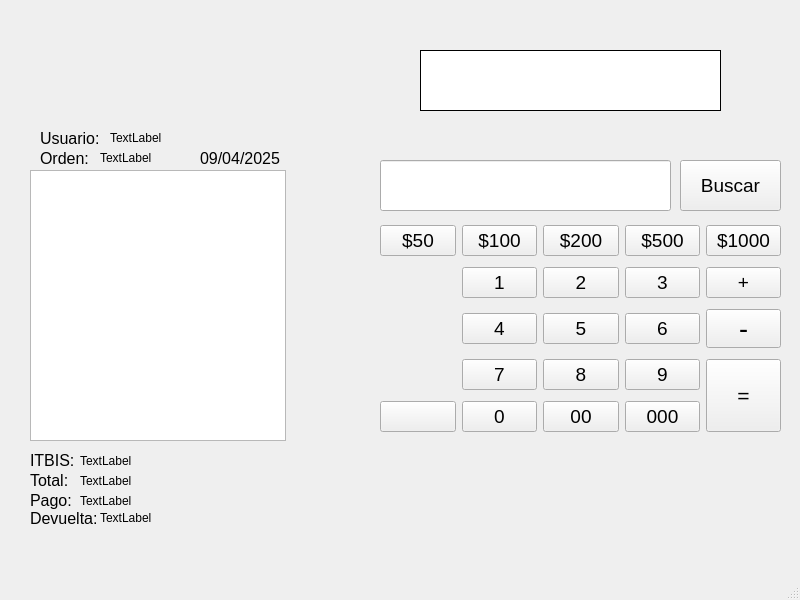
<?xml version="1.0" encoding="UTF-8"?>
<ui version="4.0">
 <class>MainWindow</class>
 <widget class="QMainWindow" name="MainWindow">
  <property name="geometry">
   <rect>
    <x>0</x>
    <y>0</y>
    <width>800</width>
    <height>600</height>
   </rect>
  </property>
  <property name="windowTitle">
   <string>MainWindow</string>
  </property>
  <widget class="QWidget" name="centralwidget">
   <widget class="QWidget" name="gridLayoutWidget">
    <property name="geometry">
     <rect>
      <x>380</x>
      <y>220</y>
      <width>401</width>
      <height>218</height>
     </rect>
    </property>
    <layout class="QGridLayout" name="gridLayout">
     <item row="4" column="3">
      <widget class="QPushButton" name="btn_000">
       <property name="font">
        <font>
         <pointsize>14</pointsize>
        </font>
       </property>
       <property name="text">
        <string>000</string>
       </property>
      </widget>
     </item>
     <item row="4" column="1">
      <widget class="QPushButton" name="btn_0">
       <property name="font">
        <font>
         <pointsize>14</pointsize>
        </font>
       </property>
       <property name="text">
        <string>0</string>
       </property>
      </widget>
     </item>
     <item row="3" column="4" rowspan="2">
      <widget class="QPushButton" name="btn_igual">
       <property name="sizePolicy">
        <sizepolicy hsizetype="MinimumExpanding" vsizetype="MinimumExpanding">
         <horstretch>0</horstretch>
         <verstretch>0</verstretch>
        </sizepolicy>
       </property>
       <property name="font">
        <font>
         <pointsize>16</pointsize>
        </font>
       </property>
       <property name="text">
        <string>=</string>
       </property>
      </widget>
     </item>
     <item row="2" column="2">
      <widget class="QPushButton" name="btn_5">
       <property name="font">
        <font>
         <pointsize>14</pointsize>
        </font>
       </property>
       <property name="text">
        <string>5</string>
       </property>
      </widget>
     </item>
     <item row="1" column="2">
      <widget class="QPushButton" name="btn_2">
       <property name="font">
        <font>
         <pointsize>14</pointsize>
        </font>
       </property>
       <property name="text">
        <string>2</string>
       </property>
      </widget>
     </item>
     <item row="2" column="1">
      <widget class="QPushButton" name="btn_4">
       <property name="font">
        <font>
         <pointsize>14</pointsize>
        </font>
       </property>
       <property name="text">
        <string>4</string>
       </property>
      </widget>
     </item>
     <item row="1" column="3">
      <widget class="QPushButton" name="btn_3">
       <property name="font">
        <font>
         <pointsize>14</pointsize>
        </font>
       </property>
       <property name="text">
        <string>3</string>
       </property>
      </widget>
     </item>
     <item row="2" column="3">
      <widget class="QPushButton" name="btn_6">
       <property name="font">
        <font>
         <pointsize>14</pointsize>
        </font>
       </property>
       <property name="text">
        <string>6</string>
       </property>
      </widget>
     </item>
     <item row="3" column="2">
      <widget class="QPushButton" name="btn_8">
       <property name="font">
        <font>
         <pointsize>14</pointsize>
        </font>
       </property>
       <property name="text">
        <string>8</string>
       </property>
      </widget>
     </item>
     <item row="1" column="4">
      <widget class="QPushButton" name="btn_suma">
       <property name="font">
        <font>
         <pointsize>14</pointsize>
        </font>
       </property>
       <property name="text">
        <string>+</string>
       </property>
      </widget>
     </item>
     <item row="0" column="0">
      <widget class="QPushButton" name="btn_valor_1">
       <property name="font">
        <font>
         <pointsize>14</pointsize>
        </font>
       </property>
       <property name="text">
        <string>$50</string>
       </property>
      </widget>
     </item>
     <item row="0" column="4">
      <widget class="QPushButton" name="btn_valor_5">
       <property name="font">
        <font>
         <pointsize>14</pointsize>
        </font>
       </property>
       <property name="text">
        <string>$1000</string>
       </property>
      </widget>
     </item>
     <item row="1" column="1">
      <widget class="QPushButton" name="btn_1">
       <property name="font">
        <font>
         <pointsize>14</pointsize>
        </font>
       </property>
       <property name="text">
        <string>1</string>
       </property>
      </widget>
     </item>
     <item row="0" column="3">
      <widget class="QPushButton" name="btn_valor_4">
       <property name="font">
        <font>
         <pointsize>14</pointsize>
        </font>
       </property>
       <property name="text">
        <string>$500</string>
       </property>
      </widget>
     </item>
     <item row="4" column="0">
      <widget class="QPushButton" name="btn_borrar">
       <property name="font">
        <font>
         <pointsize>14</pointsize>
        </font>
       </property>
       <property name="text">
        <string/>
       </property>
       <property name="icon">
        <iconset>
         <normaloff>elimina.png</normaloff>elimina.png</iconset>
       </property>
       <property name="iconSize">
        <size>
         <width>30</width>
         <height>24</height>
        </size>
       </property>
      </widget>
     </item>
     <item row="0" column="1">
      <widget class="QPushButton" name="btn_valor_2">
       <property name="font">
        <font>
         <pointsize>14</pointsize>
        </font>
       </property>
       <property name="text">
        <string>$100</string>
       </property>
      </widget>
     </item>
     <item row="0" column="2">
      <widget class="QPushButton" name="btn_valor_3">
       <property name="font">
        <font>
         <pointsize>14</pointsize>
        </font>
       </property>
       <property name="text">
        <string>$200</string>
       </property>
      </widget>
     </item>
     <item row="3" column="1">
      <widget class="QPushButton" name="btn_7">
       <property name="font">
        <font>
         <pointsize>14</pointsize>
        </font>
       </property>
       <property name="text">
        <string>7</string>
       </property>
      </widget>
     </item>
     <item row="2" column="4">
      <widget class="QPushButton" name="btn_resta">
       <property name="font">
        <font>
         <pointsize>20</pointsize>
        </font>
       </property>
       <property name="text">
        <string>-</string>
       </property>
      </widget>
     </item>
     <item row="4" column="2">
      <widget class="QPushButton" name="btn_00">
       <property name="font">
        <font>
         <pointsize>14</pointsize>
        </font>
       </property>
       <property name="text">
        <string>00</string>
       </property>
      </widget>
     </item>
     <item row="3" column="3">
      <widget class="QPushButton" name="btn_9">
       <property name="font">
        <font>
         <pointsize>14</pointsize>
        </font>
       </property>
       <property name="text">
        <string>9</string>
       </property>
      </widget>
     </item>
    </layout>
   </widget>
   <widget class="QLineEdit" name="input_buscar">
    <property name="geometry">
     <rect>
      <x>380</x>
      <y>160</y>
      <width>291</width>
      <height>51</height>
     </rect>
    </property>
   </widget>
   <widget class="QPushButton" name="btn_buscar">
    <property name="geometry">
     <rect>
      <x>680</x>
      <y>160</y>
      <width>101</width>
      <height>51</height>
     </rect>
    </property>
    <property name="font">
     <font>
      <pointsize>14</pointsize>
     </font>
    </property>
    <property name="text">
     <string>Buscar</string>
    </property>
    <property name="iconSize">
     <size>
      <width>30</width>
      <height>24</height>
     </size>
    </property>
   </widget>
   <widget class="QListView" name="lista_articulo">
    <property name="geometry">
     <rect>
      <x>30</x>
      <y>170</y>
      <width>256</width>
      <height>271</height>
     </rect>
    </property>
   </widget>
   <widget class="QLabel" name="label">
    <property name="geometry">
     <rect>
      <x>40</x>
      <y>130</y>
      <width>71</width>
      <height>16</height>
     </rect>
    </property>
    <property name="font">
     <font>
      <pointsize>12</pointsize>
     </font>
    </property>
    <property name="text">
     <string>Usuario:</string>
    </property>
   </widget>
   <widget class="QLabel" name="label_2">
    <property name="geometry">
     <rect>
      <x>40</x>
      <y>150</y>
      <width>61</width>
      <height>16</height>
     </rect>
    </property>
    <property name="font">
     <font>
      <pointsize>12</pointsize>
     </font>
    </property>
    <property name="text">
     <string>Orden:</string>
    </property>
   </widget>
   <widget class="QLabel" name="label_3">
    <property name="geometry">
     <rect>
      <x>30</x>
      <y>450</y>
      <width>47</width>
      <height>20</height>
     </rect>
    </property>
    <property name="font">
     <font>
      <pointsize>12</pointsize>
     </font>
    </property>
    <property name="text">
     <string>ITBIS:</string>
    </property>
   </widget>
   <widget class="QLabel" name="label_4">
    <property name="geometry">
     <rect>
      <x>30</x>
      <y>470</y>
      <width>51</width>
      <height>21</height>
     </rect>
    </property>
    <property name="font">
     <font>
      <pointsize>12</pointsize>
     </font>
    </property>
    <property name="text">
     <string>Total:</string>
    </property>
   </widget>
   <widget class="QLabel" name="fecha">
    <property name="geometry">
     <rect>
      <x>200</x>
      <y>150</y>
      <width>91</width>
      <height>16</height>
     </rect>
    </property>
    <property name="font">
     <font>
      <pointsize>12</pointsize>
     </font>
    </property>
    <property name="text">
     <string>09/04/2025</string>
    </property>
   </widget>
   <widget class="QLabel" name="label_6">
    <property name="geometry">
     <rect>
      <x>30</x>
      <y>510</y>
      <width>71</width>
      <height>16</height>
     </rect>
    </property>
    <property name="font">
     <font>
      <pointsize>12</pointsize>
     </font>
    </property>
    <property name="text">
     <string>Devuelta:</string>
    </property>
   </widget>
   <widget class="QLabel" name="label_7">
    <property name="geometry">
     <rect>
      <x>30</x>
      <y>490</y>
      <width>51</width>
      <height>21</height>
     </rect>
    </property>
    <property name="font">
     <font>
      <pointsize>12</pointsize>
     </font>
    </property>
    <property name="text">
     <string>Pago:</string>
    </property>
   </widget>
   <widget class="QLabel" name="itbis">
    <property name="geometry">
     <rect>
      <x>80</x>
      <y>450</y>
      <width>81</width>
      <height>21</height>
     </rect>
    </property>
    <property name="text">
     <string>TextLabel</string>
    </property>
   </widget>
   <widget class="QLabel" name="total">
    <property name="geometry">
     <rect>
      <x>80</x>
      <y>470</y>
      <width>81</width>
      <height>21</height>
     </rect>
    </property>
    <property name="text">
     <string>TextLabel</string>
    </property>
   </widget>
   <widget class="QLabel" name="pago">
    <property name="geometry">
     <rect>
      <x>80</x>
      <y>490</y>
      <width>61</width>
      <height>21</height>
     </rect>
    </property>
    <property name="text">
     <string>TextLabel</string>
    </property>
   </widget>
   <widget class="QLabel" name="devuelta">
    <property name="geometry">
     <rect>
      <x>100</x>
      <y>510</y>
      <width>71</width>
      <height>16</height>
     </rect>
    </property>
    <property name="text">
     <string>TextLabel</string>
    </property>
   </widget>
   <widget class="QLabel" name="nombre_usuario">
    <property name="geometry">
     <rect>
      <x>110</x>
      <y>130</y>
      <width>71</width>
      <height>16</height>
     </rect>
    </property>
    <property name="text">
     <string>TextLabel</string>
    </property>
   </widget>
   <widget class="QLabel" name="no_orden">
    <property name="geometry">
     <rect>
      <x>100</x>
      <y>150</y>
      <width>61</width>
      <height>16</height>
     </rect>
    </property>
    <property name="text">
     <string>TextLabel</string>
    </property>
   </widget>
   <widget class="QLabel" name="pantalla">
    <property name="geometry">
     <rect>
      <x>420</x>
      <y>50</y>
      <width>301</width>
      <height>61</height>
     </rect>
    </property>
    <property name="styleSheet">
     <string notr="true">background-color: rgb(255, 255, 255);

border: 1px solid black</string>
    </property>
    <property name="text">
     <string/>
    </property>
   </widget>
  </widget>
  <widget class="QMenuBar" name="menubar">
   <property name="geometry">
    <rect>
     <x>0</x>
     <y>0</y>
     <width>800</width>
     <height>21</height>
    </rect>
   </property>
  </widget>
  <widget class="QStatusBar" name="statusbar"/>
 </widget>
 <resources/>
 <connections/>
</ui>
